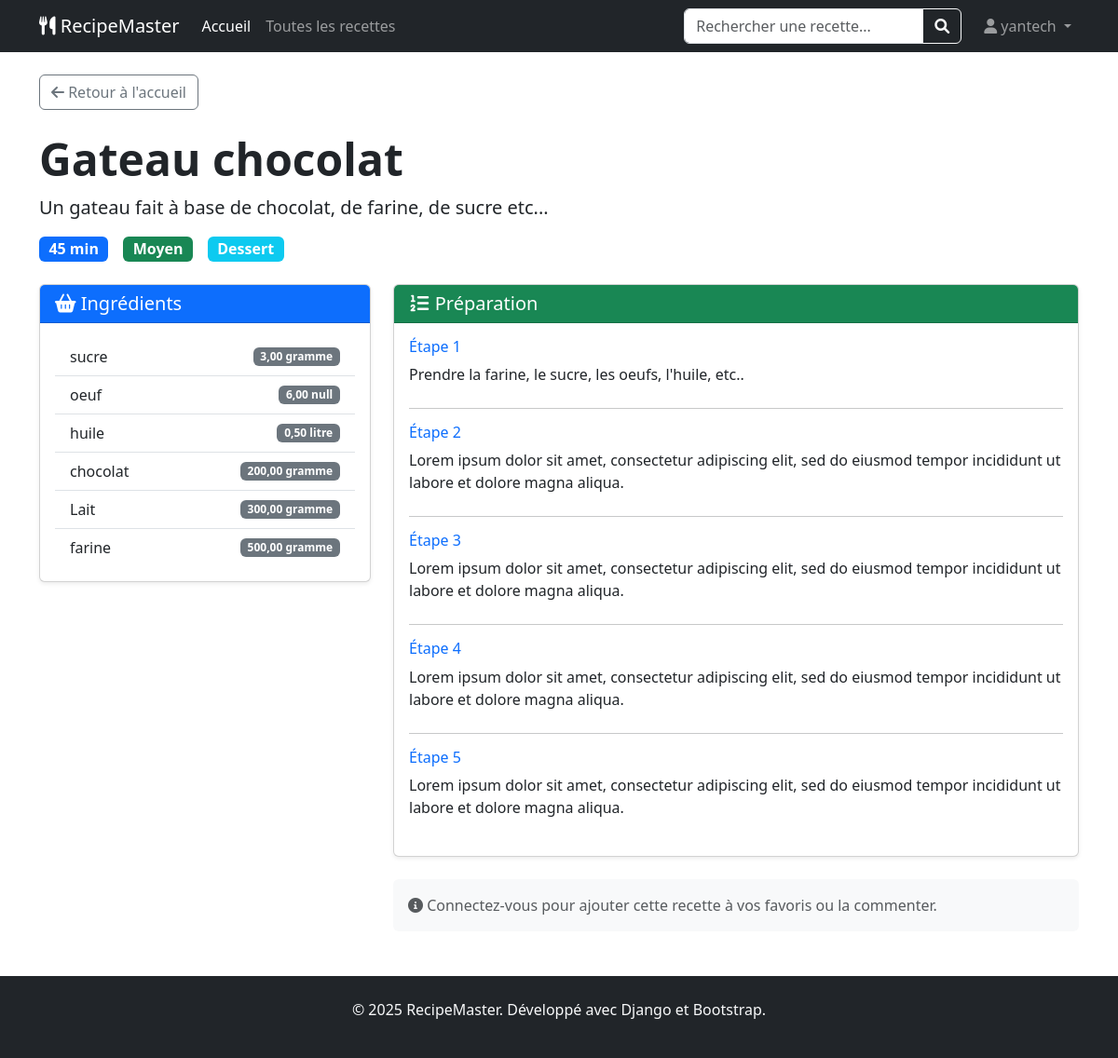
The app's page /recette/2/ (signed in) with its own data.
### recipes/models.py (models this page shows, shortened)
class Recipe(models.Model):
    DIFFICULTE_CHOICES = [
        ('facile', 'Facile'),
        ('moyen', 'Moyen'),
        ('difficile', 'Difficile'),
    ]
    titre = models.CharField(
        max_length=100,
        unique=True,
        verbose_name="Titre de la recette"  # ✅ Correction orthographe
    )
    categorie = models.ForeignKey(
        Category,
        on_delete=models.SET_NULL,  # Si on supprime la catégorie, la recette garde sa catégorie vide
        null=True,
        blank=True,
        related_name='recettes',
        verbose_name='Catégorie'
    )
    description = models.TextField(  # ✅ TextField au lieu de CharField pour texte long
        max_length=1000,
        verbose_name='Description'
    )
    temps_preparation = models.PositiveIntegerField(  # ✅ Temps en minutes
        verbose_name="Temps de préparation (minutes)"
    )
    difficulte = models.CharField(
        max_length=20,
        choices=DIFFICULTE_CHOICES,
        default='moyen',
        verbose_name="Niveau de difficulté"
    )
    date_creation = models.DateTimeField(auto_now_add=True)
    date_modification = models.DateTimeField(auto_now=True)
    class Meta:
        verbose_name = 'Recette'  # ✅ Orthographe
        verbose_name_plural = 'Recettes'
        ordering = ['titre']  # ✅ Ordre par titre

class Category(models.Model):
    nom = models.CharField(
        max_length=50,
        unique=True,
        verbose_name="Nom de la catégorie"
    )
    class Meta:
        verbose_name = 'Catégorie'
        verbose_name_plural = 'Catégories'
        ordering = ['nom']

class RecipeIngredient(models.Model):
    recette = models.ForeignKey(
        Recipe,
        on_delete=models.CASCADE,
        related_name='ingredients_recette'
    )
    ingredient = models.ForeignKey(
        'ingredients.Ingredient',  # Référence à l'app ingredients
        on_delete=models.CASCADE
    )
    quantite = models.DecimalField(  #  Pour gérer 0.5, 2.5, etc.
        max_digits=6,
        decimal_places=2,
        verbose_name="Quantité"
    )
    unite = models.CharField(
        max_length=20,
        verbose_name="Unité de mesure",
        help_text="Ex: g, kg, ml, L, cuillère à soupe, pincée..."
    )
    class Meta:
        verbose_name_plural = "Ingredients de la recette"
        unique_together = ['recette', 'ingredient']  #  Évite les doublons

class RecipeStep(models.Model):  #
    recette = models.ForeignKey(
        Recipe,
        on_delete=models.CASCADE,
        related_name='etapes'
    )
    ordre = models.PositiveIntegerField(verbose_name="Ordre de l'étape")
    description = models.TextField(
        verbose_name="Description de l'étape"
    )
    class Meta:
        verbose_name = 'Étape de préparation'
        verbose_name_plural = 'Étapes de préparation'
        ordering = ['recette', 'ordre']  # ✅ Trie par recette puis ordre

### ingredients/models.py (models this page shows, shortened)
class Ingredient (models.Model):
    nom = models.CharField(
         max_length=50, unique= True, verbose_name= "Nom de l'ingrédient"
         )
    categorie = models.CharField(
        max_length=30,
        choices=[
            ('legume', 'Légume'),
            ('fruit', 'Fruit'),
            ('viande', 'Viande'),
            ('poisson', 'Poisson'),
            ('epice', 'Épice'),
            ('laitier', 'Laitier'),
            ('feculent', 'Féculent'),
        ],
        default='legume',
        verbose_name="Catégorie alimentaire"
    )
    date_creation = models.DateTimeField(auto_now_add= True)
    date_modification = models.DateTimeField(auto_now= True)
    class Meta:
        verbose_name = "Ingrédient"
        verbose_name_plural = "Ingrédients"
        ordering = ['nom'] #Trier par nom par défaut

### recipes/views.py (the view)
# urls.py: path('recette/<int:recipe_id>/', recipe_detail, name='recipe_detail'),
def recipe_detail(request, recipe_id):
    recipe = get_object_or_404(Recipe, id=recipe_id)
    ingredients = recipe.ingredients_recette.all()
    etapes = recipe.etapes.all().order_by('ordre')
    context = {
        'recipe': recipe,
        'ingredients': ingredients,
        'etapes': etapes,
    }
    return render(request, 'recipes/recipe_detail.html', context)

### recipes/templates/recipes/recipe_detail.html (shortened to what this page needs)
{% extends 'recipes/base.html' %}
{% block content %}
<div class="container mt-4">
    <a href="{% url 'home' %}" class="btn btn-outline-secondary mb-4">
        <i class="fas fa-arrow-left"></i> Retour à l'accueil
    </a>
    <div class="row">
        <div class="col-lg-8">
            <h1 class="display-5 fw-bold">{{ recipe.titre }}</h1>
            <p class="lead">{{ recipe.description }}</p>
            <div class="d-flex gap-3 mb-4">
                <span class="badge bg-primary fs-6">{{ recipe.temps_preparation }} min</span>
                <span class="badge bg-success fs-6">{{ recipe.difficulte|title }}</span>
                <span class="badge bg-info fs-6">{{ recipe.categorie.nom }}</span>
            </div>
        </div>
    </div>
    <div class="row">
        <div class="col-lg-4">
            <div class="card shadow-sm">
                <div class="card-header bg-primary text-white">
                    <h5 class="mb-0"><i class="fas fa-shopping-basket"></i> Ingrédients</h5>
                </div>
                <div class="card-body">
                    <ul class="list-group list-group-flush">
                        {% for ingredient in ingredients %}
                        <li class="list-group-item d-flex justify-content-between align-items-center">
                            {{ ingredient.ingredient.nom }}
                            <span class="badge bg-secondary">
                                {{ ingredient.quantite }} {{ ingredient.unite }}
                            </span>
                        </li>
                        {% empty %}
                        <li class="list-group-item text-muted">Aucun ingrédient renseigné</li>
                        {% endfor %}
                    </ul>
                </div>
            </div>
        </div>
        <div class="col-lg-8">
            <div class="card shadow-sm">
                <div class="card-header bg-success text-white">
                    <h5 class="mb-0"><i class="fas fa-list-ol"></i> Préparation</h5>
                </div>
                <div class="card-body">
                    {% for etape in etapes %}
                    <div class="mb-4">
                        <h6 class="text-primary">Étape {{ etape.ordre }}</h6>
                        <p class="mb-0">{{ etape.description }}</p>
                    </div>
                    {% if not forloop.last %}<hr>{% endif %}
                    {% empty %}
                    <p class="text-muted">Aucune étape renseignée</p>
                    {% endfor %}
                </div>
            </div>
            <div class="mt-4 p-3 bg-light rounded">
                <p class="text-muted mb-0">
                    <i class="fas fa-info-circle"></i>
                    Connectez-vous pour ajouter cette recette à vos favoris ou la commenter.
                </p>
            </div>
        </div>
    </div>
</div>
{% endblock %}

### recipes/templates/recipes/base.html (shortened to what this page needs)
<!DOCTYPE html>
<html lang="fr">
<head>
    <link href="https://cdn.jsdelivr.net/npm/bootstrap@5.3.0/dist/css/bootstrap.min.css" rel="stylesheet">
    <link rel="stylesheet" href="https://cdnjs.cloudflare.com/ajax/libs/font-awesome/6.0.0/css/all.min.css">
</head>
<body>
    <nav class="navbar navbar-expand-lg navbar-dark bg-dark">
    <div class="container">
        <a class="navbar-brand" href="{% url 'home' %}">
            <i class="fas fa-utensils"></i> RecipeMaster
        </a>
        <div class="collapse navbar-collapse" id="navbarContent">
            <ul class="navbar-nav me-auto">
                <li class="nav-item">
                    <a class="nav-link active" href="{% url 'home' %}">Accueil</a>
                </li>
                <li class="nav-item">
                    <a class="nav-link" href="{% url 'recipe_list' %}">Toutes les recettes</a>
                </li>
            </ul>
            <form class="d-flex me-3 my-2 my-lg-0" action="{% url 'recipe_search' %}" method="GET">
                <div class="input-group">
                    <input type="text"
                           name="q"
                           class="form-control"
                           placeholder="Rechercher une recette..."
                           aria-label="Rechercher"
                           value="{{ request.GET.q }}">
                    <button class="btn btn-outline-light" type="submit">
                        <i class="fas fa-search"></i>
                    </button>
                </div>
            </form>
            <div class="navbar-nav">
                {% if user.is_authenticated %}
                <div class="nav-item dropdown">
                    <a class="nav-link dropdown-toggle" href="#" role="button" data-bs-toggle="dropdown">
                        <i class="fas fa-user"></i> {{ user.username }}
                    </a>
                </div>
                {% else %}
                <a class="nav-link" href="{% url 'login' %}"><i class="fas fa-user"></i> Connexion</a>
                <a class="nav-link" href="{% url 'register' %}"><i class="fas fa-user-plus"></i> Inscription</a>
                {% endif %}
            </div>
        </div>
    </div>
    </nav>
    <main>
        {% block content %}
        {% endblock %}
    </main>
    <footer class="bg-dark text-light py-4 mt-5">
        <div class="container text-center">
            <p>&copy; 2025 RecipeMaster. Développé avec Django et Bootstrap.</p>
        </div>
    </footer>
</body>
</html>

### records on screen
Recipe: titre "Gateau chocolat", description "Un gateau fait à base de chocolat, de farine, de sucre etc...", temps_preparation "45", difficulte "Moyen", categorie.nom "Dessert"
RecipeIngredient: ingredient.nom "sucre", quantite "3,00", unite "gramme"
RecipeIngredient: ingredient.nom "oeuf", quantite "6,00", unite "null"
RecipeIngredient: ingredient.nom "huile", quantite "0,50", unite "litre"
RecipeIngredient: ingredient.nom "chocolat", quantite "200,00", unite "gramme"
RecipeIngredient: ingredient.nom "Lait", quantite "300,00", unite "gramme"
RecipeIngredient: ingredient.nom "farine", quantite "500,00", unite "gramme"
RecipeStep: ordre "1", description "Prendre la farine, le sucre, les oeufs, l'huile, etc.."
RecipeStep: ordre "2", description "Lorem ipsum dolor sit amet, consectetur adipiscing elit, sed do eiusmod tempor incididunt ut labore et dolore magna aliqua."
RecipeStep: ordre "3", description "Lorem ipsum dolor sit amet, consectetur adipiscing elit, sed do eiusmod tempor incididunt ut labore et dolore magna aliqua."
RecipeStep: ordre "4", description "Lorem ipsum dolor sit amet, consectetur adipiscing elit, sed do eiusmod tempor incididunt ut labore et dolore magna aliqua."
RecipeStep: ordre "5", description "Lorem ipsum dolor sit amet, consectetur adipiscing elit, sed do eiusmod tempor incididunt ut labore et dolore magna aliqua."

### other values on screen
{{ user.username }} "yantech"
